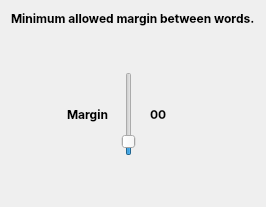
            <widget class="QWidget" name="parameters_windowPage3">
             <attribute name="title">
              <string>Margin</string>
             </attribute>
             <layout class="QVBoxLayout" name="verticalLayout_41">
              <item alignment="Qt::AlignHCenter">
               <widget class="QLabel" name="label_21">
                <property name="maximumSize">
                 <size>
                  <width>305</width>
                  <height>95</height>
                 </size>
                </property>
                <property name="font">
                 <font>
                  <family>Inter</family>
                  <pointsize>9</pointsize>
                  <italic>false</italic>
                  <bold>true</bold>
                  <kerning>true</kerning>
                 </font>
                </property>
                <property name="text">
                 <string>Minimum allowed margin between words.</string>
                </property>
               </widget>
              </item>
              <item>
               <spacer name="verticalSpacer_10">
                <property name="orientation">
                 <enum>Qt::Vertical</enum>
                </property>
                <property name="sizeHint" stdset="0">
                 <size>
                  <width>20</width>
                  <height>40</height>
                 </size>
                </property>
               </spacer>
              </item>
              <item>
               <layout class="QHBoxLayout" name="horizontalLayout_33">
                <item>
                 <spacer name="horizontalSpacer_50">
                  <property name="orientation">
                   <enum>Qt::Horizontal</enum>
                  </property>
                  <property name="sizeHint" stdset="0">
                   <size>
                    <width>40</width>
                    <height>20</height>
                   </size>
                  </property>
                 </spacer>
                </item>
                <item>
                 <widget class="QLabel" name="margin_label">
                  <property name="maximumSize">
                   <size>
                    <width>250</width>
                    <height>100</height>
                   </size>
                  </property>
                  <property name="font">
                   <font>
                    <family>Inter</family>
                    <pointsize>9</pointsize>
                    <italic>false</italic>
                    <bold>true</bold>
                    <kerning>true</kerning>
                   </font>
                  </property>
                  <property name="toolTip">
                   <string>&lt;html&gt;&lt;head/&gt;&lt;body&gt;&lt;p&gt;&lt;span style=&quot; font-size:10pt; font-weight:400;&quot;&gt;Control the space between the generated words &lt;/span&gt;&lt;/p&gt;&lt;/body&gt;&lt;/html&gt;</string>
                  </property>
                  <property name="text">
                   <string>Margin</string>
                  </property>
                  <property name="wordWrap">
                   <bool>false</bool>
                  </property>
                  <property name="margin">
                   <number>0</number>
                  </property>
                 </widget>
                </item>
                <item>
                 <widget class="QSlider" name="margin_slider">
                  <property name="enabled">
                   <bool>true</bool>
                  </property>
                  <property name="minimumSize">
                   <size>
                    <width>30</width>
                    <height>0</height>
                   </size>
                  </property>
                  <property name="maximumSize">
                   <size>
                    <width>30</width>
                    <height>16777215</height>
                   </size>
                  </property>
                  <property name="sizeIncrement">
                   <size>
                    <width>10</width>
                    <height>0</height>
                   </size>
                  </property>
                  <property name="font">
                   <font>
                    <family>Inter</family>
                    <pointsize>9</pointsize>
                    <italic>false</italic>
                    <bold>true</bold>
                    <kerning>true</kerning>
                   </font>
                  </property>
                  <property name="mouseTracking">
                   <bool>true</bool>
                  </property>
                  <property name="focusPolicy">
                   <enum>Qt::ClickFocus</enum>
                  </property>
                  <property name="toolTip">
                   <string>&lt;html&gt;&lt;head/&gt;&lt;body&gt;&lt;p&gt;&lt;span style=&quot; font-size:10pt;&quot;&gt;Set the margin between the generated words &lt;/span&gt;&lt;/p&gt;&lt;/body&gt;&lt;/html&gt;</string>
                  </property>
                  <property name="minimum">
                   <number>0</number>
                  </property>
                  <property name="maximum">
                   <number>30</number>
                  </property>
                  <property name="pageStep">
                   <number>1</number>
                  </property>
                  <property name="value">
                   <number>3</number>
                  </property>
                  <property name="orientation">
                   <enum>Qt::Vertical</enum>
                  </property>
                 </widget>
                </item>
                <item>
                 <widget class="QLabel" name="label_margin_slider">
                  <property name="minimumSize">
                   <size>
                    <width>50</width>
                    <height>0</height>
                   </size>
                  </property>
                  <property name="maximumSize">
                   <size>
                    <width>50</width>
                    <height>50</height>
                   </size>
                  </property>
                  <property name="font">
                   <font>
                    <family>Inter</family>
                    <pointsize>9</pointsize>
                    <italic>false</italic>
                    <bold>true</bold>
                    <kerning>true</kerning>
                   </font>
                  </property>
                  <property name="toolTip">
                   <string>&lt;html&gt;&lt;head/&gt;&lt;body&gt;&lt;p&gt;&lt;span style=&quot; font-weight:400;&quot;&gt;Margin between generated words&lt;/span&gt;&lt;/p&gt;&lt;/body&gt;&lt;/html&gt;</string>
                  </property>
                  <property name="text">
                   <string>00</string>
                  </property>
                  <property name="margin">
                   <number>0</number>
                  </property>
                 </widget>
                </item>
                <item>
                 <spacer name="horizontalSpacer_51">
                  <property name="orientation">
                   <enum>Qt::Horizontal</enum>
                  </property>
                  <property name="sizeHint" stdset="0">
                   <size>
                    <width>40</width>
                    <height>20</height>
                   </size>
                  </property>
                 </spacer>
                </item>
               </layout>
              </item>
              <item>
               <spacer name="verticalSpacer_11">
                <property name="orientation">
                 <enum>Qt::Vertical</enum>
                </property>
                <property name="sizeHint" stdset="0">
                 <size>
                  <width>20</width>
                  <height>40</height>
                 </size>
                </property>
               </spacer>
              </item>
             </layout>
            </widget>
